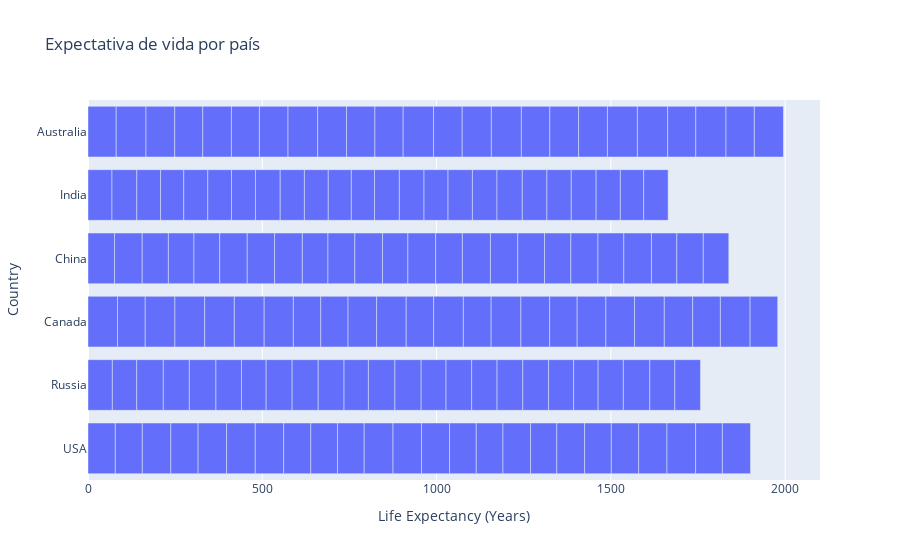

The code cell stored with this chart in its notebook:
### Code cell
fig=px.bar(df, x='Life Expectancy (Years)', y='Country', title='Expectativa de vida por país')
fig.show()

### Figure 1 — Plotly figure (JSON) as saved in the notebook; plotly's stock layout.template omitted (floating-point values rounded to 4 significant figures; data arrays with more than 128 entries replaced by an {"elided": "..."} marker saying what was removed)
{"data": [{"alignmentgroup": "True", "hovertemplate": "Life Expectancy (Years)=%{x}<br>Country=%{y}<extra></extra>", "legendgroup": "", "marker": {"color": "#636efa", "pattern": {"shape": ""}}, "name": "", "offsetgroup": "", "orientation": "h", "showlegend": false, "textposition": "auto", "type": "bar", "x": {"elided": "144 float values"}, "xaxis": "x", "y": {"elided": "144 str values"}, "yaxis": "y"}], "layout": {"autosize": true, "barmode": "relative", "legend": {"tracegroupgap": 0}, "title": {"text": "Expectativa de vida por país"}, "xaxis": {"anchor": "y", "autorange": true, "domain": [0, 1], "range": [0, 2100.0], "title": {"text": "Life Expectancy (Years)"}, "type": "linear"}, "yaxis": {"anchor": "x", "autorange": true, "domain": [0, 1], "range": [-0.5, 5.5], "title": {"text": "Country"}, "type": "category"}}}
